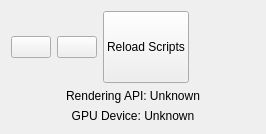
<?xml version="1.0" encoding="UTF-8"?>
<ui version="4.0">
 <class>GearBoxScenePlayer</class>
 <widget class="QWidget" name="GearBoxScenePlayer">
  <property name="geometry">
   <rect>
    <x>0</x>
    <y>0</y>
    <width>266</width>
    <height>132</height>
   </rect>
  </property>
  <property name="windowTitle">
   <string>GearBoxScenePlayer</string>
  </property>
  <layout class="QFormLayout" name="formLayout">
   <item row="0" column="0">
    <layout class="QHBoxLayout" name="horizontalLayout">
     <item>
      <widget class="QPushButton" name="playButton">
       <property name="sizePolicy">
        <sizepolicy hsizetype="Fixed" vsizetype="Fixed">
         <horstretch>0</horstretch>
         <verstretch>0</verstretch>
        </sizepolicy>
       </property>
       <property name="text">
        <string/>
       </property>
       <property name="icon">
        <iconset resource="../GearBox.qrc">
         <normaloff>:/GearBox/icons/iconfinder_Music_media_player_ui_button_play_6613197.png</normaloff>:/GearBox/icons/iconfinder_Music_media_player_ui_button_play_6613197.png</iconset>
       </property>
       <property name="iconSize">
        <size>
         <width>64</width>
         <height>64</height>
        </size>
       </property>
      </widget>
     </item>
     <item>
      <widget class="QPushButton" name="stopButton">
       <property name="sizePolicy">
        <sizepolicy hsizetype="Fixed" vsizetype="Fixed">
         <horstretch>0</horstretch>
         <verstretch>0</verstretch>
        </sizepolicy>
       </property>
       <property name="text">
        <string/>
       </property>
       <property name="icon">
        <iconset resource="../GearBox.qrc">
         <normaloff>:/GearBox/icons/iconfinder_Music_media_player_ui_button_stop_6613187.png</normaloff>:/GearBox/icons/iconfinder_Music_media_player_ui_button_stop_6613187.png</iconset>
       </property>
       <property name="iconSize">
        <size>
         <width>64</width>
         <height>64</height>
        </size>
       </property>
      </widget>
     </item>
     <item>
      <widget class="QPushButton" name="reloadScriptButton">
       <property name="sizePolicy">
        <sizepolicy hsizetype="Fixed" vsizetype="Fixed">
         <horstretch>0</horstretch>
         <verstretch>0</verstretch>
        </sizepolicy>
       </property>
       <property name="minimumSize">
        <size>
         <width>76</width>
         <height>72</height>
        </size>
       </property>
       <property name="text">
        <string>Reload Scripts</string>
       </property>
       <property name="iconSize">
        <size>
         <width>16</width>
         <height>16</height>
        </size>
       </property>
      </widget>
     </item>
    </layout>
   </item>
   <item row="1" column="0" colspan="2">
    <layout class="QVBoxLayout" name="verticalLayout">
     <item>
      <widget class="QLabel" name="renderingAPILabel">
       <property name="text">
        <string>Rendering API: Unknown</string>
       </property>
       <property name="alignment">
        <set>Qt::AlignCenter</set>
       </property>
      </widget>
     </item>
     <item>
      <widget class="QLabel" name="gpuDeviceLabel">
       <property name="text">
        <string>GPU Device: Unknown</string>
       </property>
       <property name="alignment">
        <set>Qt::AlignCenter</set>
       </property>
      </widget>
     </item>
    </layout>
   </item>
  </layout>
 </widget>
 <layoutdefault spacing="6" margin="11"/>
 <resources>
  <include location="../GearBox.qrc"/>
 </resources>
 <connections/>
</ui>
